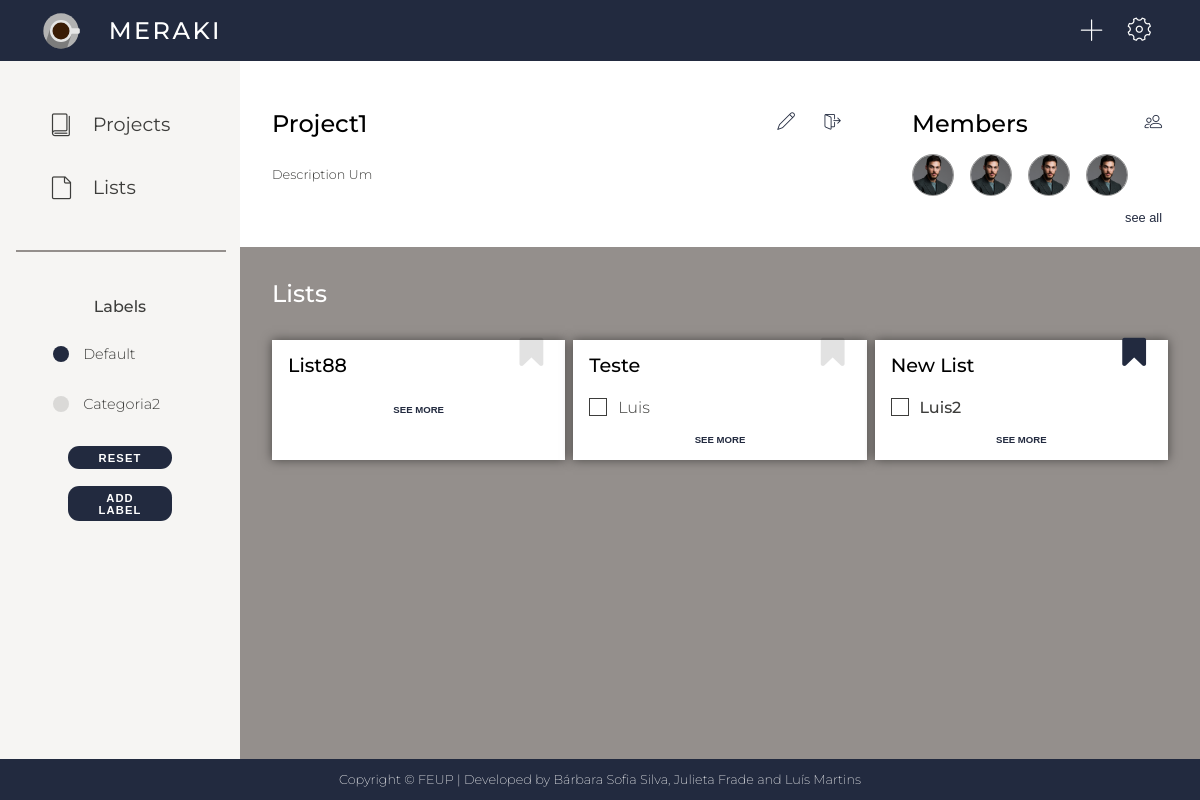
/pages/project.php?project_id=1 (signed in), run on the app's committed database.
### tables this page shows
CREATE TABLE Category (
    ID        INTEGER PRIMARY KEY AUTOINCREMENT,
    Name      STRING,
    Color     INTEGER,
    ProjectID INTEGER REFERENCES Project (ID) ON DELETE CASCADE,
    UserID    INTEGER REFERENCES User (ID) ON DELETE CASCADE 
);

CREATE TABLE Project (
    ID          INTEGER PRIMARY KEY AUTOINCREMENT,
    Name        STRING  NOT NULL,
    Description TEXT    NOT NULL,
    isArchived  BOOLEAN NOT NULL
                        DEFAULT FALSE
);

CREATE TABLE Task (
    ID     INTEGER PRIMARY KEY AUTOINCREMENT,
    ListID INTEGER REFERENCES List (ID) ON DELETE CASCADE,
    Name   STRING  NOT NULL,
    Priority INTEGER DEFAULT 0,
    isDone BOOLEAN NOT NULL
                       DEFAULT FALSE
);

### pages/project.php (called while the page is built, shortened)
<?php
include_once('../includes/init.php');
include_once('../database/category.php');
include_once('../database/project.php');
include_once('../database/list.php');
include_once('../database/task.php');
$projectID = $_GET['project_id'];
$categories = getProjectCategories($projectID);
$lists = getProjectLists($projectID, 'FALSE');
$tasks = null;
for($i=0; $i<count($lists); $i++) {
    $tasks[$i] = getTasksDone($lists[$i]['ID'], 'FALSE');
}
$projectBio = getProject($projectID);
include_once('../templates/common/header.php');
include_once('../templates/common/aside.php');
include_once('../templates/contents/project.php');
include_once('../templates/common/footer.php');
?>

### database/category.php (called while the page is built, shortened)
<?php
    function getProjectCategories($projectID) {
        global $dbh;
        try {
            $stmt = $dbh->prepare('SELECT ID, Name, Color FROM Category WHERE ProjectID = ?');
            $stmt->execute(array($projectID));
            return $stmt->fetchAll();
        }catch(PDOException $e) {
            return null;
        }
    }
?>

### database/project.php (called while the page is built, shortened)
<?php
    function getProject($projectID) {
        global $dbh;
        try {
            $stmt = $dbh->prepare('SELECT * FROM Project WHERE ID = ?');
            $stmt->execute(array($projectID));
            return $stmt->fetch();
        } catch(PDOException $e) {
            return null;
        }
    }
?>

### database/list.php (called while the page is built, shortened)
<?php
	function getProjectLists($projectID, $isArchived) {
		global $dbh;
		try {
			$stmt = $dbh->prepare('SELECT List.ID, List.Name, Category.Color FROM List JOIN Category ON Category.ID = List.CategoryID WHERE Category.ProjectID = ? AND List.isArchived = ? ORDER BY Category.Color');
			$stmt->execute(array($projectID, $isArchived));
			return $stmt->fetchAll();
		} catch(PDOException $e) {
			return null;
		}
	}
?>

### database/task.php (called while the page is built, shortened)
<?php
function getTasksDone($listID, $isDone) {
    global $dbh;
    try{
        $stmt = $dbh->prepare('SELECT ID, Name, Priority FROM Task WHERE ListID = ? AND isDone = ? LIMIT 5');
        $stmt->execute(array($listID, $isDone));
        return $stmt->fetchAll();
    } catch(PDOException $e) {
        return null;
    }
}
?>

### templates/common/aside.php (the view, shortened to what this page needs)
<aside>
    <div id="aside_container">
        <nav>
            <a id="projects_menu_option" class="menu_option" href="projects.php">
                <span class="lnr lnr-book"></span>
                <p id="projects_menu_text">Projects</p>
            </a>
            <a id="lists_menu_option" class="menu_option" href="lists.php">
                <span class="lnr lnr-file-empty"></span>
                <p id="lists_menu_text">Lists</p>
            </a>
        </nav>
        <div id="aside_content">
            <hr>
            <section id="labels_section">
                <h2>Labels</h2>
                <?php if($categories !== null) {
                    foreach($categories as $category) { ?>
                <div onclick="searchLabel('<?php echo "color".substr($category['Color'],1)?>')" class="label_option">
                    <div class="circle" style="background: <?php echo $category['Color'] ?>"></div>
                    <p><?php echo $category['Name'] ?></p>
                </div>
                <?php } ?>
                <?php } ?>
            </section>
            <button class="managelabel" onclick="resetSearchLabel()">Reset</button>
            <button class="managelabel" onclick="openDialog('Add Label')">Add Label</button>
        </div>
    </div>
</aside>

### templates/common/header.php (shortened to what this page needs)
<!DOCTYPE html>
<html>
<head>
    <link rel="stylesheet" href="../css/style.css">
    <link rel="stylesheet" href="../assets/font-awesome/css/font-awesome.min.css">
    <link rel="stylesheet" href="../assets/linearicons/Web%20Font/style.css">
</head>
<body>
    <div id="main_container">
        <header>
            <a id="logo" href="lists.php">
                <img src="../assets/logo.svg" alt="Meraki Logo (Cup of Coffee)">
                <h1>Meraki</h1>
            </a>
            <div id="header_buttons">
                <a onclick="plus_button(1)">
                    <div class="plus">
                        <span class="lnr lnr-cross"></span>
                    </div>
                </a>
                <a href="settings.php">
                    <span class="lnr lnr-cog"></span>
                </a>
            </div>
        </header>

### templates/contents/project.php (shortened to what this page needs)
<main>
    <?php
        include_once('../templates/projects/single_project.php');
        include_once('../templates/dialogs/list.php');
    ?>
</main>

### templates/projects/single_project.php (shortened to what this page needs)
<div id="project_container">
    <div id="bio">
        <div class="header">
            <h1>
                <?php echo $projectBio['Name']?>
            </h1>
            <button class="edit">
                <span class="lnr lnr-pencil"></span>
            </button>
            <button onclick="openDialog('Leave Project')">
                <span class="lnr lnr-exit"></span>
            </button>
        </div>
        <p>
            <?php echo $projectBio['Description'] ?>
        </p>
    </div>
    <div id="members">
        <div class="header">
            <h1>Members</h1>
            <button onclick="openDialog('Add Member', <?php echo $projectID ?>)">
                <span class="lnr lnr-users"></span>
            </button>
        </div>
        <div id="member_list">
            <img class="member" src="../assets/portrait.png" alt="Project Member">
            <img class="member" src="../assets/portrait.png" alt="Project Member">
            <img class="member" src="../assets/portrait.png" alt="Project Member">
            <img class="member" src="../assets/portrait.png" alt="Project Member">
        </div>
        <button class="button_text" onclick="openDialog('All Members', <?php echo $projectID ?>)">See All</button>
    </div>
    <div id="lists">
        <h1>Lists</h1>
        <div id="grid">
            <div id="grid_container">
            <?php for($i=0; $i<count($lists); $i++) { ?>
                <div  class="list_box <?php echo "color".substr($lists[$i]['Color'],1)?>">
                    <div id="list_box_header">
                        <h1><?php echo $lists[$i]['Name']?></h1>
                        <button onclick="plus_button(0, <?php echo $lists[$i]['ID'] ?>)">
                            <i class="fa fa-bookmark" aria-hidden="true" style="color: <?php echo $lists[$i]['Color']?>"></i>
                        </button>
                    </div>
                    <div class="checkboxAndLabel">
                        <?php for($j=0; $j<count($tasks[$i]); $j++) {?>
                            <label class="<?php if($tasks[$i][$j]['Priority'] == 1) echo 'priorityMode' ?>" for= <?php echo $tasks[$i][$j]['ID']?>> <?php echo $tasks[$i][$j]['Name']?> </label>
                        <?php } ?>
                    </div>
                    <button id="more" onclick="openDialog('List', <?php echo $lists[$i]['ID'] ?>)">
                        See More
                    </button>
                </div>
                <?php }?>
            </div>
        </div>
    </div>
</div>

### templates/common/footer.php (shortened to what this page needs)
<footer>
    <p>Copyright &copy; FEUP | Developed by Bárbara Sofia Silva, Julieta Frade and Luís Martins</p>
</footer>
</div>
</body>
</html>

### data on the page
category: Name "Default"
category: Name "Categoria2"
project: Name "Project1", Description "Description Um"
task: Name "Luis"
task: Name "Luis2"

### other printed values
$lists[$i]['Name'] "List88"
$lists[$i]['Name'] "Teste"
$lists[$i]['Name'] "New List"
